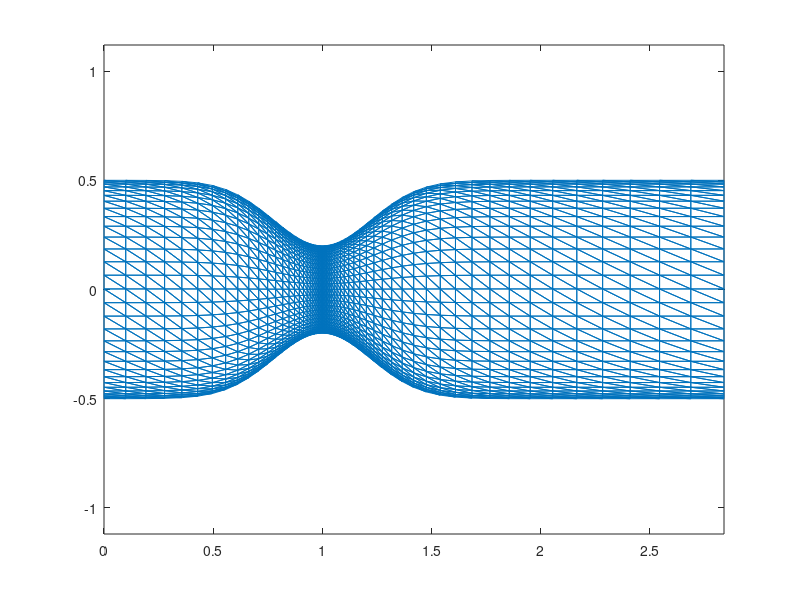

The MATLAB source for this figure:
function quad2tri_geometrie

load geometrie;
PX = geometrie{1};
PY = geometrie{2};
QP = geometrie{3};
QQ = geometrie{4};
nq = length(QP(:,1));

% tvorba triangulace
TP = zeros(2*nq,3);
TT = zeros(2*nq,3);

for i = 1:nq
        TP(i,:) = [QP(i,1),QP(i,2),QP(i,3)];
        TP(i+nq,:) = [QP(i,1),QP(i,3),QP(i,4)];
        TT(i,:) = [QQ(i,1),QQ(i,2),i+nq-1];
        TT(i+nq,:) = [i-1,QQ(i,3),QQ(i,4)];
end

geometrie{3} = TP;
geometrie{4} = TT;
geometrie{5} = 3*ones(2*nq,1);

save 'geometrie' geometrie;

mesh{1} = [PX,PY];
mesh{2} = TP+1;

save 'mesh' mesh

figure
triplot(geometrie{3}+1,geometrie{1},geometrie{2});
axis equal